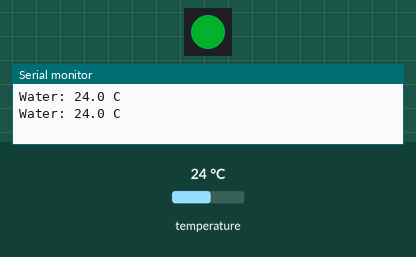
Simulated run of this sketch. Board: Arduino Nano, built with avr-gcc and run on an emulated ATmega328P. On the bench: 1 RGB LEDs in strip order, left to right, the last lines printed to the serial monitor. The inputs (shaded band) are chosen by the test bench; at power-on: temperature 24 °C. Dim RGB values are drawn brighter than linear; the strip is taken to match the declared colour order.

Above: at 4.3 s.
4.4 s: temperature set to 12 °C
At 6.8 s:
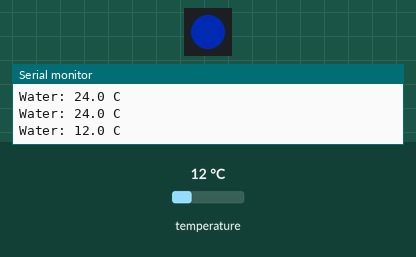
8.1 s: temperature set to 28 °C
At 10.1 s:
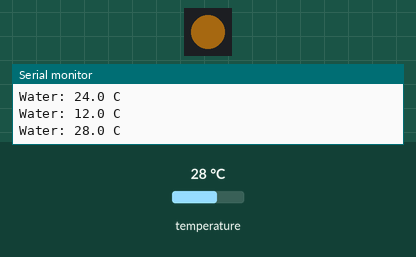
11.8 s: temperature set to 33 °C
At 12.1 s:
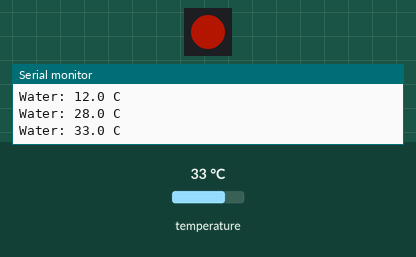
15.5 s: temperature set to 19 °C
At 18.6 s:
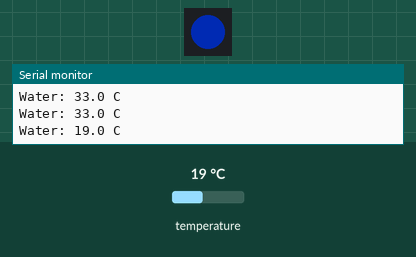
19.2 s: temperature set to 41 °C
At 20.6 s:
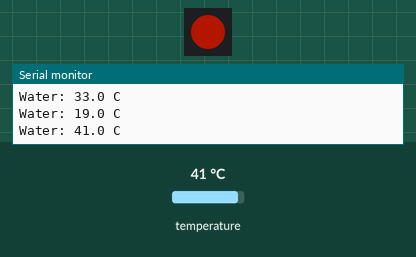
Timing chart, 0 to 22.2 s (numbered marks = the images above; inputs shaded):
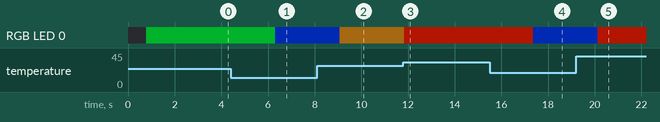

The sketch:

aquarium_mine_temp.ino
```cpp
// Aquarium mine thermometer
// Reads a waterproof DS18B20 probe and colours a WS2811 12 mm bullet pixel
// inside the printed mine: blue = too cold, green = in range, red = too warm.
//
// Libraries (Arduino Library Manager): OneWire, DallasTemperature, Adafruit NeoPixel
// Board: the aquarium mine controller PCB (ESP32-C3). In the Arduino IDE pick
// "ESP32C3 Dev Module" and enable "USB CDC On Boot". For an Arduino Nano use pins 2 and 6.

#include <OneWire.h>
#include <DallasTemperature.h>
#include <Adafruit_NeoPixel.h>

// ---- Settings ---------------------------------------------------------------
const uint8_t PIN_TEMP = 4;      // IO4: DS18B20 data (4.7k pull-up to 3V3 on the board)
const uint8_t PIN_LED  = 5;      // IO5: pixel data, shifted to 5 V by U3, 330 ohm series resistor
const uint8_t NUM_LEDS = 1;

const float TEMP_LOW   = 24.0;   // bottom of the healthy range, deg C
const float TEMP_HIGH  = 27.0;   // top of the healthy range, deg C
const float FADE_BAND  = 1.5;    // deg C over which green fades to blue / red

const uint8_t BRIGHTNESS = 60;   // 0-255, keep low so it does not stress fish
// Many WS2811 bullet pixels are RGB order; if colours look swapped, try NEO_GRB.
Adafruit_NeoPixel pixel(NUM_LEDS, PIN_LED, NEO_RGB + NEO_KHZ800);
// -----------------------------------------------------------------------------

OneWire oneWire(PIN_TEMP);
DallasTemperature sensors(&oneWire);

struct Rgb { uint8_t r, g, b; };

const Rgb COLD = {0, 60, 255};
const Rgb GOOD = {0, 255, 60};
const Rgb WARM = {255, 30, 0};

Rgb blend(Rgb a, Rgb b, float t) {
  t = constrain(t, 0.0f, 1.0f);
  return { (uint8_t)(a.r + (b.r - a.r) * t),
           (uint8_t)(a.g + (b.g - a.g) * t),
           (uint8_t)(a.b + (b.b - a.b) * t) };
}

Rgb colourFor(float c) {
  if (c < TEMP_LOW)  return blend(GOOD, COLD, (TEMP_LOW - c) / FADE_BAND);
  if (c > TEMP_HIGH) return blend(GOOD, WARM, (c - TEMP_HIGH) / FADE_BAND);
  return GOOD;
}

void show(Rgb c) {
  for (uint8_t i = 0; i < NUM_LEDS; i++) pixel.setPixelColor(i, pixel.Color(c.r, c.g, c.b));
  pixel.show();
}

void setup() {
  Serial.begin(115200);
  sensors.begin();
  pixel.begin();
  pixel.setBrightness(BRIGHTNESS);
  show({0, 0, 0});
}

void loop() {
  sensors.requestTemperatures();
  float c = sensors.getTempCByIndex(0);

  if (c == DEVICE_DISCONNECTED_C || c < -10 || c > 60) {
    // Sensor missing or unplugged: slow purple blink
    static bool on = false;
    on = !on;
    show(on ? Rgb{120, 0, 120} : Rgb{0, 0, 0});
    Serial.println("Temperature sensor not found");
    delay(1000);
    return;
  }

  show(colourFor(c));
  Serial.print("Water: "); Serial.print(c, 1); Serial.println(" C");
  delay(2000);
}
```

Measured:
- after the input at 4.4 s, RGB LED 0: RGB(0, 60, 14) → RGB(0, 14, 60) after 1.9 s
- after the input at 8.1 s, RGB LED 0: RGB(0, 14, 60) → RGB(40, 25, 4) after 0.98 s
- after the input at 11.8 s, RGB LED 0: RGB(40, 25, 4) → RGB(60, 7, 0) at once
- after the input at 15.5 s, RGB LED 0: RGB(60, 7, 0) → RGB(0, 14, 60) after 1.9 s
- after the input at 19.2 s, RGB LED 0: RGB(0, 14, 60) → RGB(60, 7, 0) after 0.94 s
